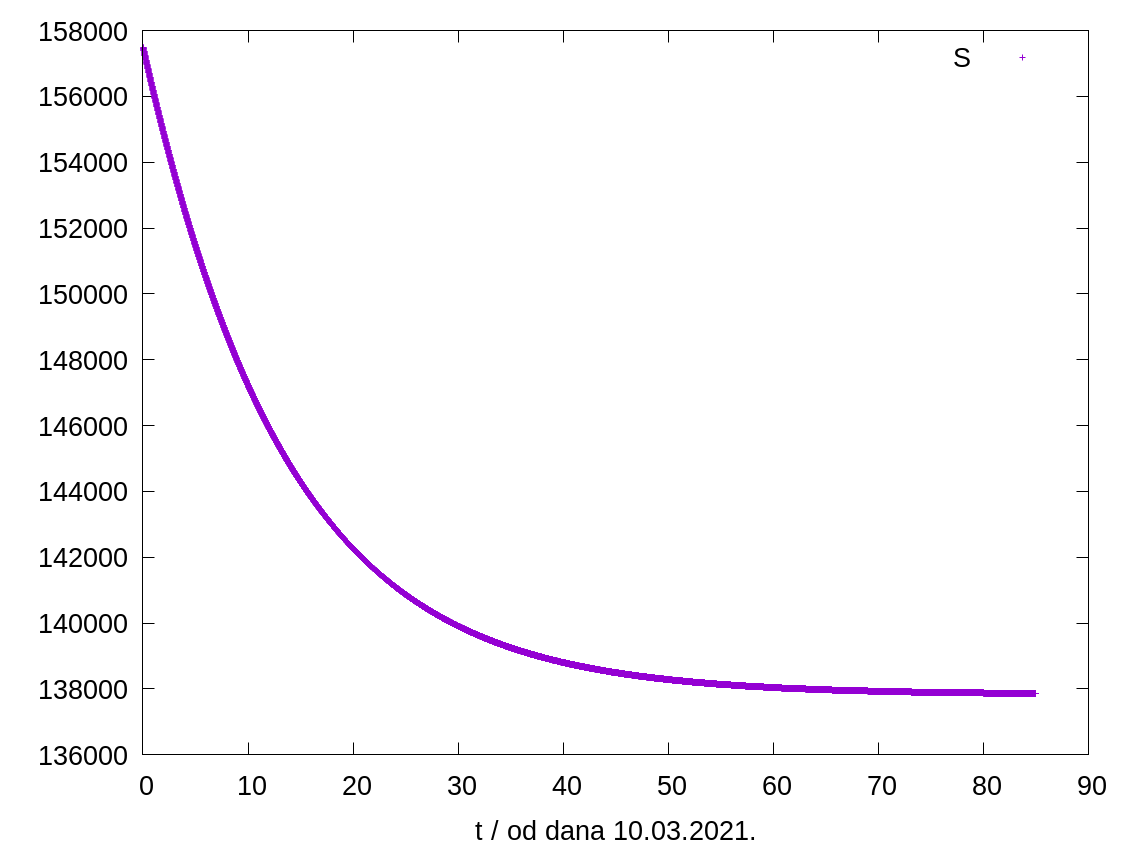

gnuplot code for this plot:
unset multiplot
reset
set encoding utf8

#POSTAVKE GRAFA: DIMENZIJE SLIKE, VELICINA FONTA, IME SLIKE
set term pngcairo background "#ffffff" \
   font "Arial,20pt" \
   size 40.0cm,30.0cm
   set output 'Z3-2.png'

#STILOVI LINIJA: POZIVAMO S ls BROJ
#  POSTAVLJAMO S lw (linewidth), lc (linecolor), dt (dashtype)
set style line  7 lw 1 lc rgb "black"
set style line 11 lw 1 dt '-' lc rgb "blue"
set datafile separator " "

set key top right
set samples 100000


   
   set xlabel "t / od dana 10.03.2021."
   # ZNAK \ NA KRAJU LINIJE OZNACAVA PRELAZAK NAREDBE U NOVI RED
   plot 'S.txt' i 0 u 1:2 w p ti 'S',\
      'I.txt' i 1 u 1:2 w p ti 'I',\
      'R.txt' i 2 u 1:2 w p ti 'R',\
      'JHU-CSSE-CRO.txt' i 3 u 1:2 w p ti 'S(t)',\
      'JHU-CSSE-CRO.txt' i 4 u 1:3 w p ti 'I(t)',\
      'JHU-CSSE-CRO.txt' i 5 u 1:4 w p ti 'R(t)',

unset output
reset
set terminal wxt
